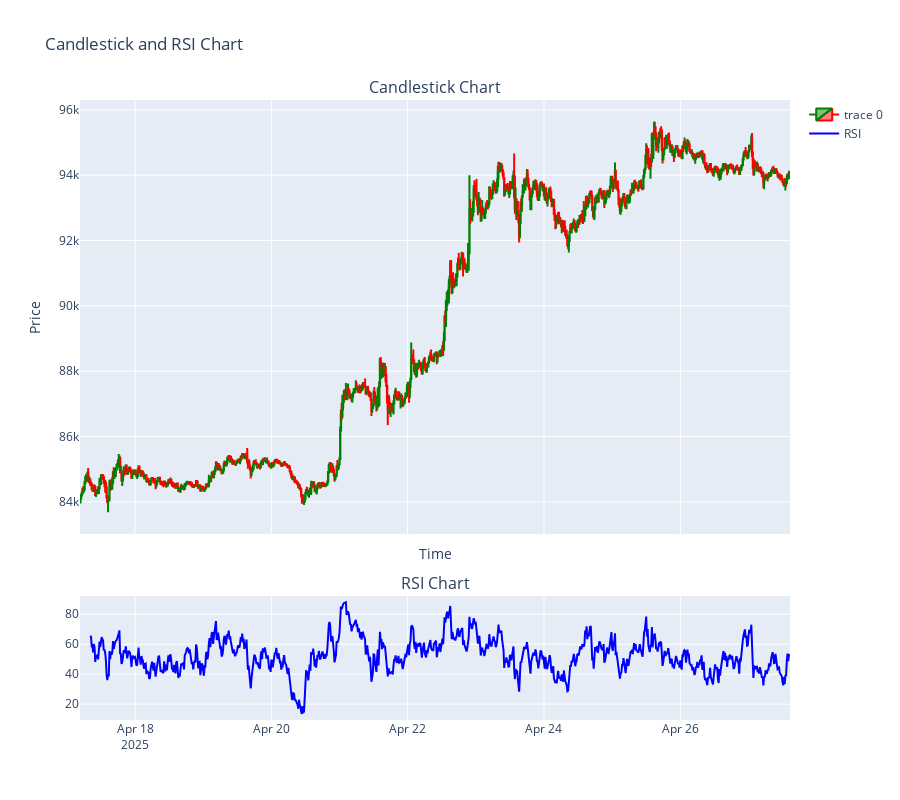

The cell this chart's notebook holds for it:
### Code cell
# Draw the RSI line chart using Plotly, with k-Line chart above and RSI chart below

fig = make_subplots(rows=2, cols=1, shared_xaxes=True,
                    vertical_spacing=0.1,
                    subplot_titles=('Candlestick Chart', 'RSI Chart'),
                    row_width=[0.2, 0.7])  # Set the height ratio
# Add the candlestick chart to the first row
fig.add_trace(go.Candlestick(
    x=kLine_df['time'],
    open=kLine_df['open'],
    high=kLine_df['high'],
    low=kLine_df['low'],
    close=kLine_df['close'],
    increasing_line_color='green',
    decreasing_line_color='red'
), row=1, col=1)
# Add the RSI line chart to the second row
fig.add_trace(go.Scatter(
    x=kLine_df['time'],
    y=kLine_df['RSI'],
    mode='lines',
    name='RSI',
    line=dict(color='blue', width=2)
), row=2, col=1)
# Update the layout of the figure
fig.update_layout(
    title='Candlestick and RSI Chart',
    xaxis_title='Time',
    yaxis_title='Price',
    xaxis_rangeslider_visible=False,
    height=800  # Set the height of the entire figure
)
fig.show()

### Figure 1 — Plotly figure (JSON) as saved in the notebook; plotly's stock layout.template omitted (floating-point values rounded to 4 significant figures; data arrays with more than 128 entries replaced by an {"elided": "..."} marker saying what was removed)
{"data": [{"close": {"elided": "1000 float values"}, "decreasing": {"line": {"color": "red"}}, "high": {"elided": "1000 float values"}, "increasing": {"line": {"color": "green"}}, "low": {"elided": "1000 float values"}, "open": {"elided": "1000 float values"}, "type": "candlestick", "x": {"elided": "1000 str values"}, "xaxis": "x", "yaxis": "y"}, {"line": {"color": "blue", "width": 2}, "mode": "lines", "name": "RSI", "type": "scatter", "x": {"elided": "1000 str values"}, "xaxis": "x2", "y": {"elided": "1000 float values"}, "yaxis": "y2"}], "layout": {"annotations": [{"font": {"size": 16}, "showarrow": false, "text": "Candlestick Chart", "x": 0.5, "xanchor": "center", "xref": "paper", "y": 1, "yanchor": "bottom", "yref": "paper"}, {"font": {"size": 16}, "showarrow": false, "text": "RSI Chart", "x": 0.5, "xanchor": "center", "xref": "paper", "y": 0.2, "yanchor": "bottom", "yref": "paper"}], "height": 800, "title": {"text": "Candlestick and RSI Chart"}, "xaxis": {"anchor": "y", "domain": [0, 1], "matches": "x2", "rangeslider": {"visible": false}, "showticklabels": false, "title": {"text": "Time"}}, "xaxis2": {"anchor": "y2", "domain": [0, 1]}, "yaxis": {"anchor": "x", "domain": [0.3, 1], "title": {"text": "Price"}}, "yaxis2": {"anchor": "x2", "domain": [0, 0.2]}}}
